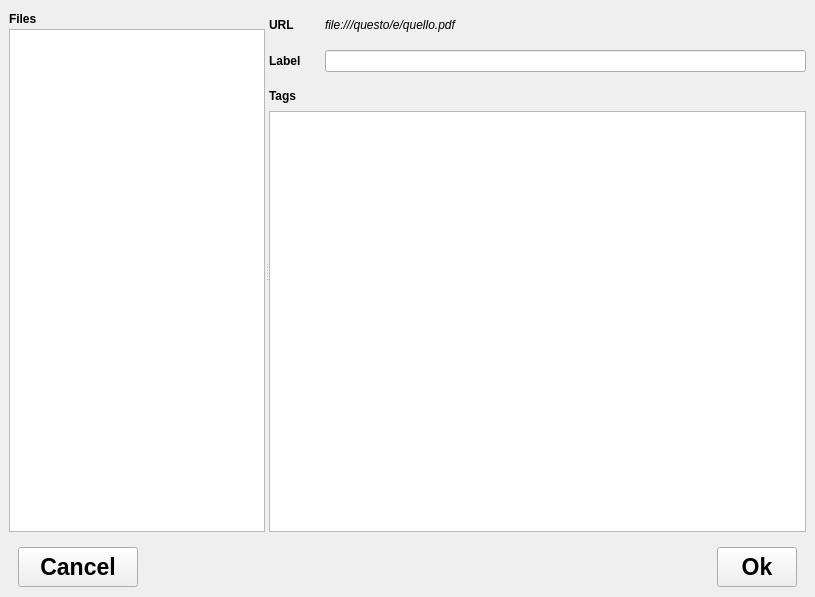
<?xml version="1.0" encoding="UTF-8"?>
<ui version="4.0">
 <class>MainWindow</class>
 <widget class="QMainWindow" name="MainWindow">
  <property name="geometry">
   <rect>
    <x>0</x>
    <y>0</y>
    <width>815</width>
    <height>597</height>
   </rect>
  </property>
  <property name="windowTitle">
   <string>Dedalus tagger</string>
  </property>
  <widget class="QWidget" name="centralwidget">
   <layout class="QGridLayout" name="gridLayout">
    <item row="0" column="0">
     <widget class="QSplitter" name="splitter">
      <property name="orientation">
       <enum>Qt::Horizontal</enum>
      </property>
      <property name="opaqueResize">
       <bool>true</bool>
      </property>
      <property name="childrenCollapsible">
       <bool>true</bool>
      </property>
      <widget class="QWidget" name="leftWidget" native="true">
       <property name="sizePolicy">
        <sizepolicy hsizetype="Fixed" vsizetype="Preferred">
         <horstretch>0</horstretch>
         <verstretch>0</verstretch>
        </sizepolicy>
       </property>
       <property name="minimumSize">
        <size>
         <width>100</width>
         <height>0</height>
        </size>
       </property>
       <layout class="QVBoxLayout" name="verticalLayout">
        <property name="spacing">
         <number>0</number>
        </property>
        <property name="margin">
         <number>0</number>
        </property>
        <item>
         <widget class="QWidget" name="widget_6" native="true">
          <layout class="QHBoxLayout" name="horizontalLayout_5">
           <property name="spacing">
            <number>0</number>
           </property>
           <property name="margin">
            <number>0</number>
           </property>
           <item>
            <widget class="QLabel" name="fileLabel">
             <property name="minimumSize">
              <size>
               <width>0</width>
               <height>20</height>
              </size>
             </property>
             <property name="font">
              <font>
               <weight>75</weight>
               <bold>true</bold>
              </font>
             </property>
             <property name="text">
              <string>Files</string>
             </property>
            </widget>
           </item>
          </layout>
         </widget>
        </item>
        <item>
         <widget class="QListWidget" name="resourceList"/>
        </item>
       </layout>
      </widget>
      <widget class="QWidget" name="widget_4" native="true">
       <property name="sizePolicy">
        <sizepolicy hsizetype="Expanding" vsizetype="Preferred">
         <horstretch>255</horstretch>
         <verstretch>0</verstretch>
        </sizepolicy>
       </property>
       <property name="minimumSize">
        <size>
         <width>400</width>
         <height>0</height>
        </size>
       </property>
       <property name="maximumSize">
        <size>
         <width>16777215</width>
         <height>16777215</height>
        </size>
       </property>
       <layout class="QVBoxLayout" name="verticalLayout_2">
        <property name="spacing">
         <number>0</number>
        </property>
        <property name="margin">
         <number>0</number>
        </property>
        <item>
         <widget class="QWidget" name="widget_2" native="true">
          <layout class="QHBoxLayout" name="horizontalLayout_2">
           <property name="leftMargin">
            <number>0</number>
           </property>
           <property name="topMargin">
            <number>9</number>
           </property>
           <property name="rightMargin">
            <number>0</number>
           </property>
           <item>
            <widget class="QLabel" name="urlCaption">
             <property name="minimumSize">
              <size>
               <width>50</width>
               <height>0</height>
              </size>
             </property>
             <property name="maximumSize">
              <size>
               <width>50</width>
               <height>16777215</height>
              </size>
             </property>
             <property name="font">
              <font>
               <weight>75</weight>
               <bold>true</bold>
              </font>
             </property>
             <property name="text">
              <string>URL</string>
             </property>
             <property name="alignment">
              <set>Qt::AlignLeading|Qt::AlignLeft|Qt::AlignVCenter</set>
             </property>
            </widget>
           </item>
           <item>
            <widget class="QLabel" name="urlLabel">
             <property name="font">
              <font>
               <italic>true</italic>
              </font>
             </property>
             <property name="text">
              <string>file:///questo/e/quello.pdf</string>
             </property>
            </widget>
           </item>
          </layout>
         </widget>
        </item>
        <item>
         <widget class="QWidget" name="widget_3" native="true">
          <layout class="QHBoxLayout" name="horizontalLayout_3">
           <property name="leftMargin">
            <number>0</number>
           </property>
           <property name="topMargin">
            <number>9</number>
           </property>
           <property name="rightMargin">
            <number>0</number>
           </property>
           <item>
            <widget class="QLabel" name="label_3">
             <property name="minimumSize">
              <size>
               <width>50</width>
               <height>0</height>
              </size>
             </property>
             <property name="maximumSize">
              <size>
               <width>50</width>
               <height>16777215</height>
              </size>
             </property>
             <property name="font">
              <font>
               <weight>75</weight>
               <bold>true</bold>
              </font>
             </property>
             <property name="text">
              <string>Label</string>
             </property>
            </widget>
           </item>
           <item>
            <widget class="QLineEdit" name="labelEdit"/>
           </item>
          </layout>
         </widget>
        </item>
        <item>
         <widget class="QLabel" name="label_2">
          <property name="minimumSize">
           <size>
            <width>0</width>
            <height>30</height>
           </size>
          </property>
          <property name="font">
           <font>
            <weight>75</weight>
            <bold>true</bold>
           </font>
          </property>
          <property name="text">
           <string>Tags</string>
          </property>
         </widget>
        </item>
        <item>
         <widget class="QTableView" name="tableView"/>
        </item>
       </layout>
      </widget>
     </widget>
    </item>
    <item row="1" column="0">
     <widget class="QWidget" name="widget" native="true">
      <property name="maximumSize">
       <size>
        <width>16777215</width>
        <height>50</height>
       </size>
      </property>
      <property name="sizeIncrement">
       <size>
        <width>0</width>
        <height>0</height>
       </size>
      </property>
      <layout class="QHBoxLayout" name="horizontalLayout">
       <item>
        <widget class="QPushButton" name="cancelButton">
         <property name="minimumSize">
          <size>
           <width>120</width>
           <height>40</height>
          </size>
         </property>
         <property name="maximumSize">
          <size>
           <width>120</width>
           <height>16777215</height>
          </size>
         </property>
         <property name="font">
          <font>
           <pointsize>17</pointsize>
           <weight>75</weight>
           <bold>true</bold>
          </font>
         </property>
         <property name="autoFillBackground">
          <bool>false</bool>
         </property>
         <property name="styleSheet">
          <string notr="true"/>
         </property>
         <property name="text">
          <string>Cancel</string>
         </property>
        </widget>
       </item>
       <item>
        <spacer name="horizontalSpacer">
         <property name="orientation">
          <enum>Qt::Horizontal</enum>
         </property>
         <property name="sizeHint" stdset="0">
          <size>
           <width>40</width>
           <height>20</height>
          </size>
         </property>
        </spacer>
       </item>
       <item>
        <widget class="QPushButton" name="okButton">
         <property name="minimumSize">
          <size>
           <width>50</width>
           <height>40</height>
          </size>
         </property>
         <property name="maximumSize">
          <size>
           <width>120</width>
           <height>16777215</height>
          </size>
         </property>
         <property name="font">
          <font>
           <pointsize>17</pointsize>
           <weight>75</weight>
           <bold>true</bold>
          </font>
         </property>
         <property name="autoFillBackground">
          <bool>false</bool>
         </property>
         <property name="styleSheet">
          <string notr="true"/>
         </property>
         <property name="text">
          <string>Ok</string>
         </property>
        </widget>
       </item>
      </layout>
     </widget>
    </item>
   </layout>
  </widget>
 </widget>
 <resources>
  <include location="tagger.qrc"/>
 </resources>
 <connections/>
</ui>
